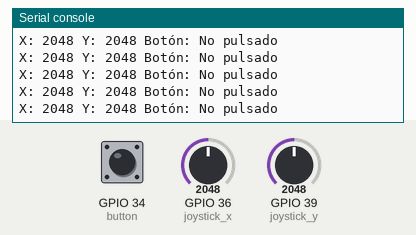
Recording of a program running on a simulated ESP32 board running MicroPython. Shown: the last lines printed to the serial console. Inputs (shaded band) come from the test bench; at power-on: GPIO 34 (button) HIGH, GPIO 36 (joystick_x) = 2048, GPIO 39 (joystick_y) = 2048 (analog values on the 0–4095 scale).

Above: at 1.2 s.
1.3 s: GPIO 34 (button) pulled LOW for 0.25 s
At 1.56 s:
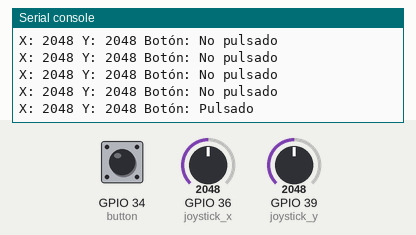
3.0 s: GPIO 36 (joystick_x) set to 2866
At 3.16 s:
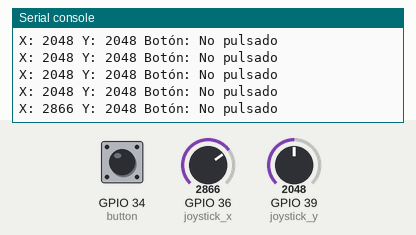
4.5 s: GPIO 39 (joystick_y) set to 2866
At 4.57 s:
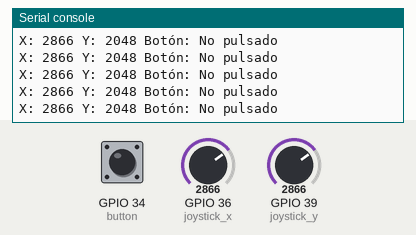
6.0 s: GPIO 34 (button) pulled LOW for 1 s
At 6.17 s:
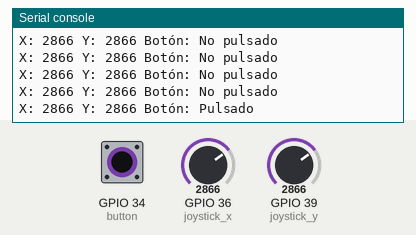
8.5 s: GPIO 36 (joystick_x) set to 3603
At 8.58 s:
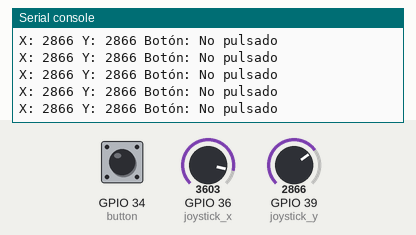
10.0 s: GPIO 39 (joystick_y) set to 3603
At 10.18 s:
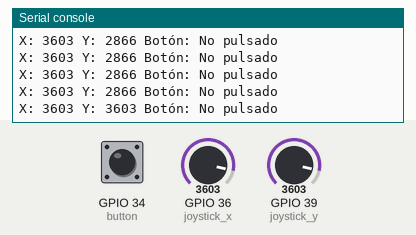
Timing chart, 0 to 12.5 s (numbered marks = the images above; inputs shaded):
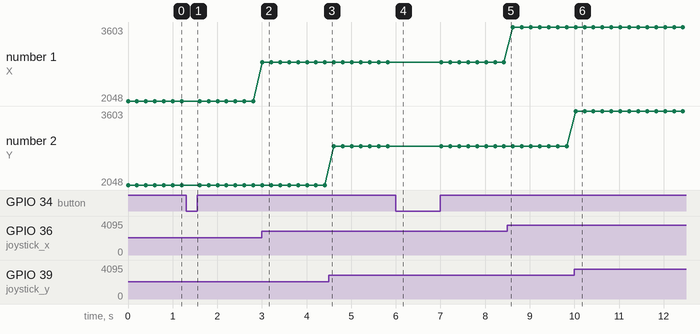

Measured:
- after the input at 1.3 s, the serial console: prints a new line after 0.10 s (image 1)
- after the input at 3.0 s, the serial console: prints a new line at once (image 2)
- after the input at 6.0 s, the serial console: prints a new line at once (image 4)
- after the input at 10.0 s, the serial console: prints a new line at once (image 6)
- plotted number 1: 2048 → 2866 after the input at 3.0 s, 2866 → 3603 after the input at 8.5 s

The program:

demo.py
```python
from machine import ADC, Pin
import time

# Configuración de pines
joystick_x = ADC(Pin(36))  # X axis (VRx)
joystick_y = ADC(Pin(39))  # Y axis (VRy)
button = Pin(34, Pin.IN, Pin.PULL_UP)  # Botón integrado del joystick

# Atenuación para rango completo (0-3.3V)
joystick_x.atten(ADC.ATTN_11DB)
joystick_y.atten(ADC.ATTN_11DB)


while True:
    x_value = joystick_x.read()  # Valor analógico X
    y_value = joystick_y.read()   # Valor analógico Y
    button_state = button.value()   # 1 = no pulsado, 0 = pulsado

    print("X:", x_value, "Y:", y_value, "Botón:", "No pulsado" if button_state else "Pulsado")
    time.sleep(0.2)
```
